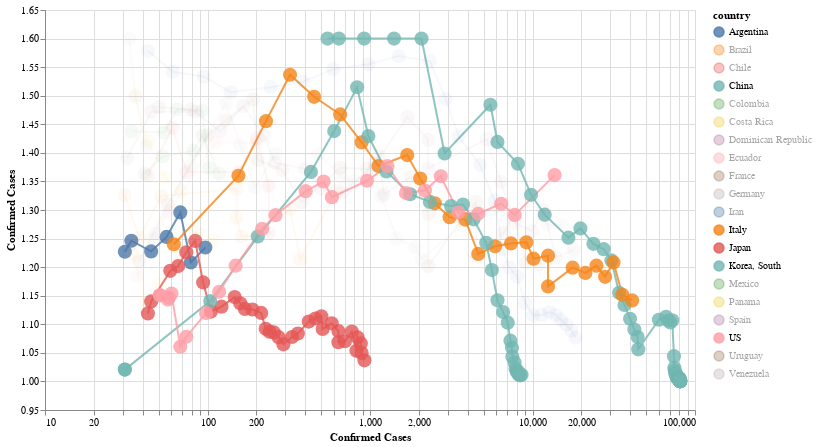

The notebook cell this image was saved under:
### Markdown cell above
On Thursday, March 19th the president of Argentina declared mandatory isolation for almost every Argentinian. 

Some might think it might have been unnecesary, given the fact that there were just only about 100 confirmed cases at that moment. 

I'm not going to tell you about the non syntomatic window where it is already contagious, instead I'm going to present a way of visualizing the dynamics of the evolution of Confirmed COVID-19 cases.

To read the figure:

- Each line corresponds to a country
- X Axis is the **total number of confirmed cases** at a given day
- Y Axis is the **rate at which the number of confirmed cases is growing**:  confirmed[t+1] / confirmed[t]

For example, Italy os now at 41k at 1.14 of growth rate. That means 40% more confirmed cases each day, meaning almost doubling it every 5 days.

### Code cell
#hide_input
latam = [
    'Brazil', 'Chile', 'Argentina', 'Panama', 'Colombia','Mexico', 
    'Ecuador', 'Costa Rica', 'Venezuela', 'Dominican Republic', 'Bolivia',
    'Paraguay', 'Uruguay','Honduras', 'Cuba', 'Puerto Rico','Guatemala', 
]

countries = list(cnt_by_country.index[:7]) + latam

plot_rate_cnt_trajectories(
    countries + ['Japan', 'Korea, South'], 
    selected=['Argentina', 'China', 'Italy', 'Japan', 'US', 'Korea, South']
)

### Figure 1 — Vega-Lite specification as saved in the notebook (floating-point values rounded to 4 significant figures; data arrays with more than 128 entries replaced by an {"elided": "..."} marker saying what was removed)
{"config": {"view": {"continuousWidth": 400, "continuousHeight": 300}, "point": {"size": 200}}, "data": {"name": "data-f4522cdcc680256610bb89950519c81e"}, "mark": {"type": "line", "point": true, "radius": 150}, "encoding": {"color": {"type": "nominal", "field": "country"}, "opacity": {"condition": {"value": 0.8, "selection": "selector030"}, "value": 0.05}, "tooltip": [{"type": "temporal", "field": "date"}, {"type": "nominal", "field": "country"}, {"type": "quantitative", "field": "confirmed"}, {"type": "quantitative", "field": "rate"}, {"type": "quantitative", "field": "cum"}, {"type": "quantitative", "field": "log(confirmed)"}], "x": {"type": "quantitative", "axis": {"title": "Confirmed Cases"}, "field": "confirmed", "scale": {"type": "log"}}, "y": {"type": "quantitative", "axis": {"title": "Confirmed Cases"}, "field": "rate", "scale": {"domain": [0.95, 1.65]}}}, "height": 400, "selection": {"selector030": {"type": "multi", "fields": ["country"], "bind": "legend", "init": [{"country": "Argentina"}, {"country": "China"}, {"country": "Italy"}, {"country": "Japan"}, {"country": "US"}, {"country": "Korea, South"}]}}, "width": 650, "$schema": "https://vega.github.io/schema/vega-lite/v4.0.2.json", "datasets": {"data-f4522cdcc680256610bb89950519c81e": {"elided": "321 records"}}}
